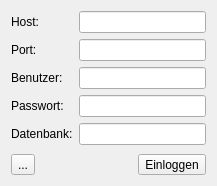
<?xml version="1.0" encoding="UTF-8"?>
<ui version="4.0">
 <class>LoginDialog</class>
 <widget class="QDialog" name="LoginDialog">
  <property name="geometry">
   <rect>
    <x>0</x>
    <y>0</y>
    <width>217</width>
    <height>186</height>
   </rect>
  </property>
  <property name="windowTitle">
   <string>Login - Flohmarktmanager</string>
  </property>
  <layout class="QVBoxLayout" name="verticalLayout">
   <item>
    <layout class="QFormLayout" name="formLayout">
     <item row="0" column="0">
      <widget class="QLabel" name="labelHost">
       <property name="text">
        <string>Host:</string>
       </property>
      </widget>
     </item>
     <item row="0" column="1">
      <widget class="QLineEdit" name="lineEditHost"/>
     </item>
     <item row="1" column="0">
      <widget class="QLabel" name="labelPort">
       <property name="text">
        <string>Port:</string>
       </property>
      </widget>
     </item>
     <item row="1" column="1">
      <widget class="QLineEdit" name="lineEditPort"/>
     </item>
     <item row="2" column="0">
      <widget class="QLabel" name="labelUser">
       <property name="text">
        <string>Benutzer:</string>
       </property>
      </widget>
     </item>
     <item row="2" column="1">
      <widget class="QLineEdit" name="lineEditUser"/>
     </item>
     <item row="3" column="0">
      <widget class="QLabel" name="labelPassword">
       <property name="text">
        <string>Passwort:</string>
       </property>
      </widget>
     </item>
     <item row="3" column="1">
      <widget class="QLineEdit" name="lineEditPassword">
       <property name="echoMode">
        <enum>QLineEdit::EchoMode::Password</enum>
       </property>
      </widget>
     </item>
     <item row="4" column="0">
      <widget class="QLabel" name="labelDatabase">
       <property name="text">
        <string>Datenbank:</string>
       </property>
      </widget>
     </item>
     <item row="4" column="1">
      <widget class="QLineEdit" name="lineEditDatabase"/>
     </item>
    </layout>
   </item>
   <item>
    <layout class="QHBoxLayout" name="horizontalLayout">
     <item>
      <widget class="QToolButton" name="toolButton">
       <property name="text">
        <string>...</string>
       </property>
      </widget>
     </item>
     <item>
      <spacer name="horizontalSpacer">
       <property name="orientation">
        <enum>Qt::Orientation::Horizontal</enum>
       </property>
       <property name="sizeHint" stdset="0">
        <size>
         <width>40</width>
         <height>20</height>
        </size>
       </property>
      </spacer>
     </item>
     <item>
      <widget class="QToolButton" name="toolButtonLogin">
       <property name="text">
        <string>Einloggen</string>
       </property>
      </widget>
     </item>
    </layout>
   </item>
  </layout>
 </widget>
 <resources/>
 <connections/>
</ui>
